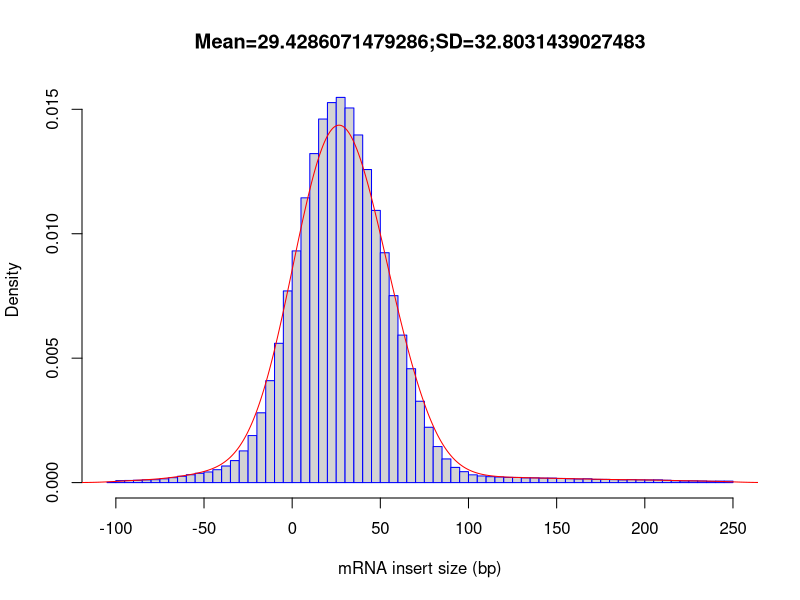

Here is the R script that generated this plot:
out_file = '/data/output/inner_distance'
pdf('/data/output/inner_distance.inner_distance_plot.pdf')
fragsize=rep(c(-247.5,-242.5,-237.5,-232.5,-227.5,-222.5,-217.5,-212.5,-207.5,-202.5,-197.5,-192.5,-187.5,-182.5,-177.5,-172.5,-167.5,-162.5,-157.5,-152.5,-147.5,-142.5,-137.5,-132.5,-127.5,-122.5,-117.5,-112.5,-107.5,-102.5,-97.5,-92.5,-87.5,-82.5,-77.5,-72.5,-67.5,-62.5,-57.5,-52.5,-47.5,-42.5,-37.5,-32.5,-27.5,-22.5,-17.5,-12.5,-7.5,-2.5,2.5,7.5,12.5,17.5,22.5,27.5,32.5,37.5,42.5,47.5,52.5,57.5,62.5,67.5,72.5,77.5,82.5,87.5,92.5,97.5,102.5,107.5,112.5,117.5,122.5,127.5,132.5,137.5,142.5,147.5,152.5,157.5,162.5,167.5,172.5,177.5,182.5,187.5,192.5,197.5,202.5,207.5,212.5,217.5,222.5,227.5,232.5,237.5,242.5,247.5),times=c(0,0,0,0,0,0,0,0,0,0,0,0,0,0,0,0,0,0,0,0,0,0,0,0,0,0,0,0,0,72,398,420,458,532,567,737,957,1235,1537,1821,2075,2516,3238,4295,6187,9181,13629,19899,27200,37423,45241,55599,64240,70990,74193,75210,73148,67875,61125,53144,44885,36500,28801,22231,15885,10801,7035,4620,2968,2132,1513,1296,1154,1089,1018,1007,921,922,874,871,813,757,702,749,621,630,582,531,579,540,521,534,453,375,325,339,308,259,287,292))
frag_sd = sd(fragsize)
frag_mean = mean(fragsize)
frag_median = median(fragsize)
write(x=c("Name","Mean","Median","sd"), sep="	", file=stdout(),ncolumns=4)
write(c(out_file,frag_mean,frag_median,frag_sd),sep="	", file=stdout(),ncolumns=4)
hist(fragsize,probability=T,breaks=100,xlab="mRNA insert size (bp)",main=paste(c("Mean=",frag_mean,";","SD=",frag_sd),collapse=""),border="blue")
lines(density(fragsize,bw=10),col='red')
dev.off()
